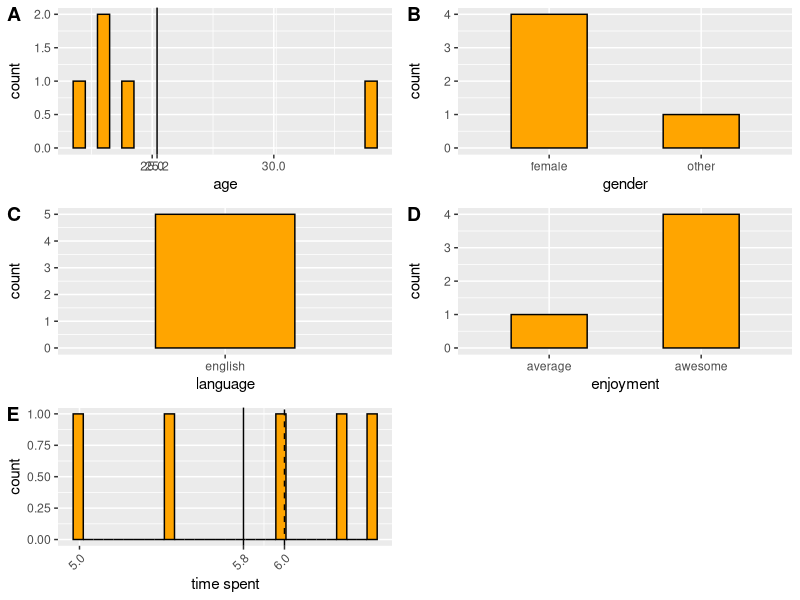
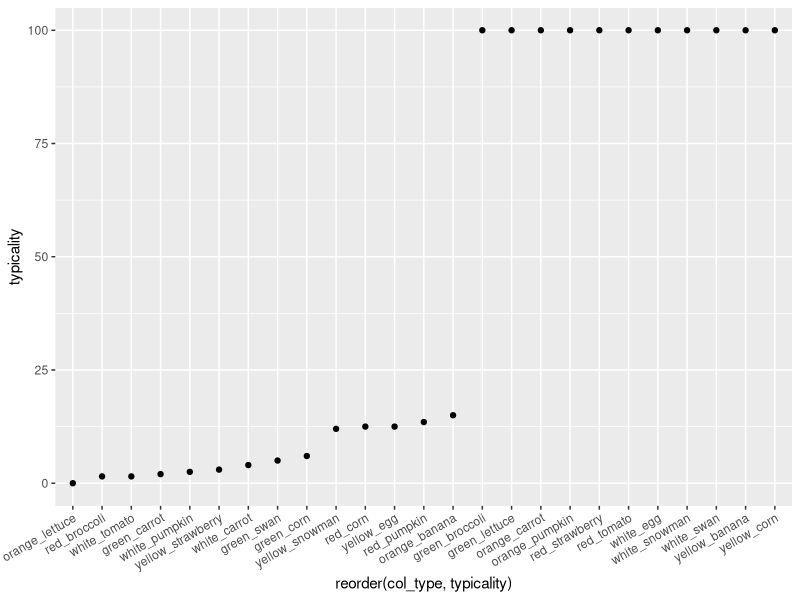
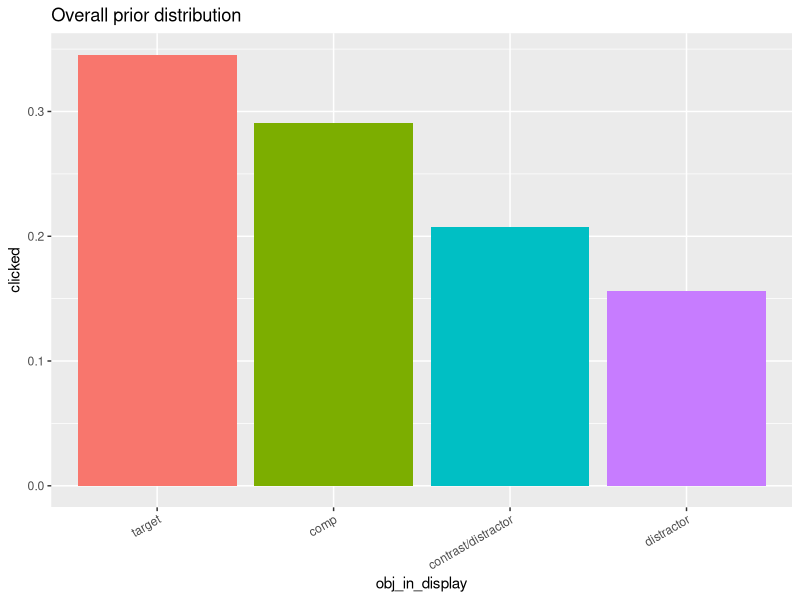
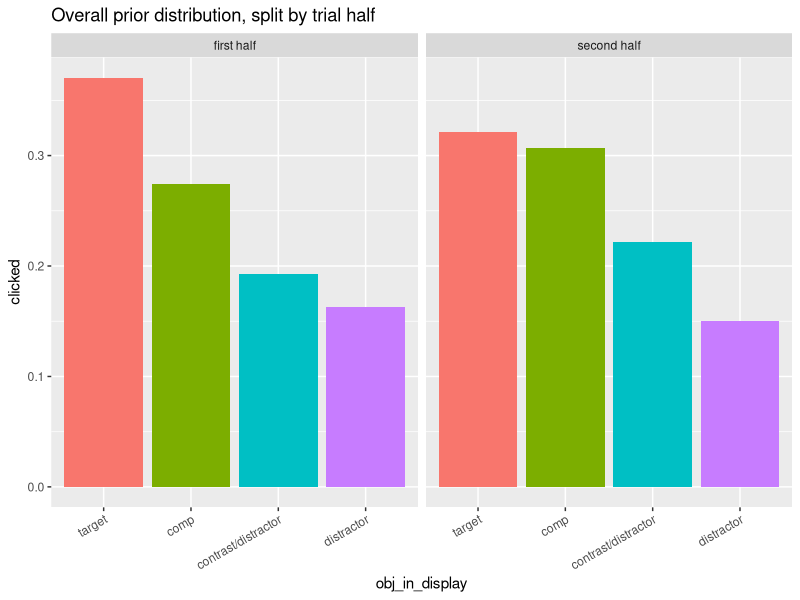
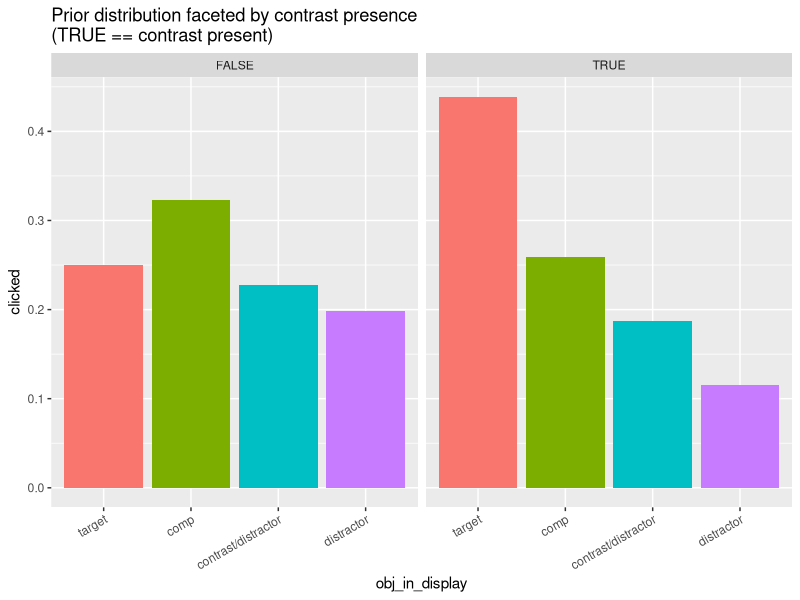
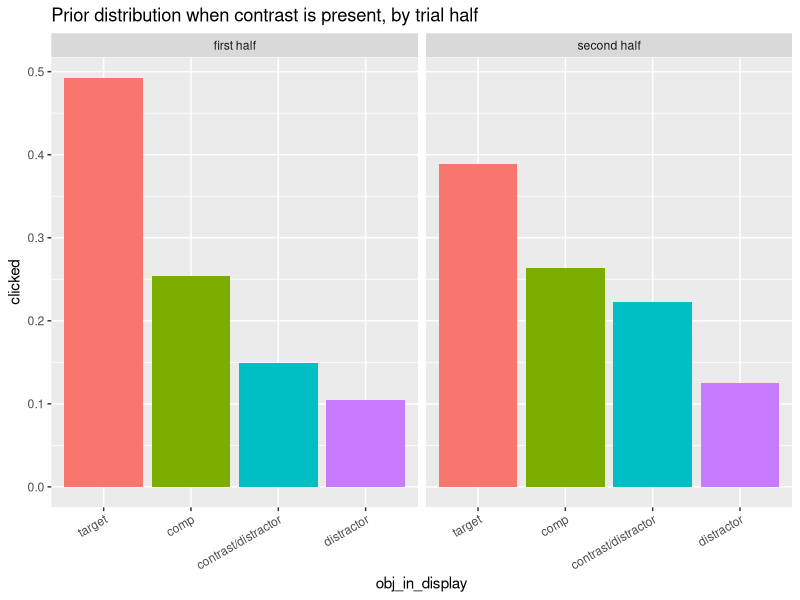
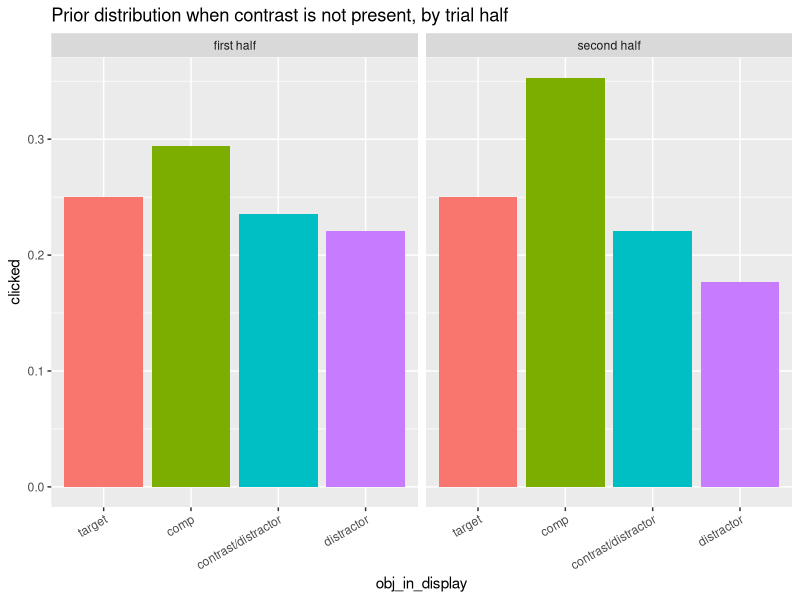
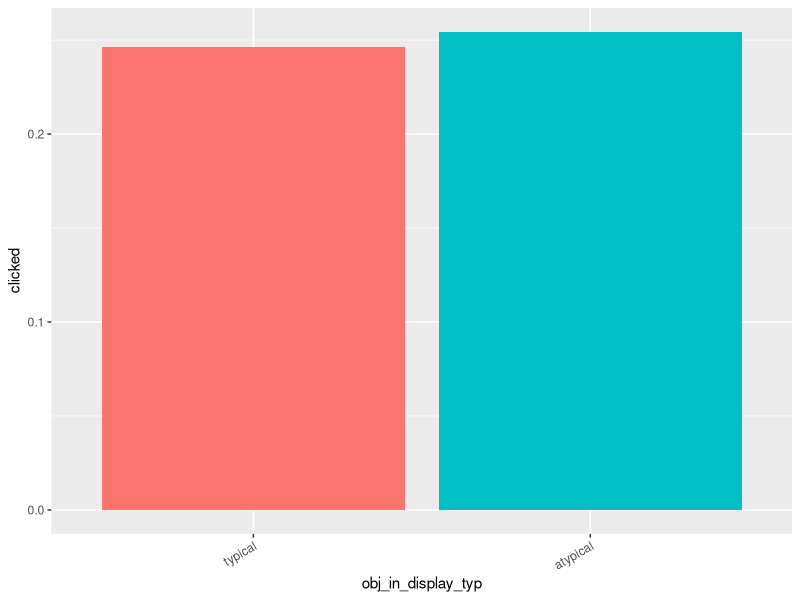

Recreate these plots in R, in order. (Note: this script raises an error after producing the figures.)
## ---- chunk 1
knitr::opts_chunk$set(echo = TRUE)
## ---- chunk 2
library(cowplot)
library(plyr)
library(tidyverse)
library(here)

df_import = read_csv(here("data","03_comprehension","02_main","01_IDT","mock_data.csv")) %>%
  # exclude test
  # weird filter property will exclude NAs
  filter(is.na(comments) | comments != "TEST") %>% 
  # TODO: uncomment for non-mock-data:
  rename(anon_worker_id = submission_id)
## ---- chunk 3
# ggplot(df_import,aes(x=str_to_lower(botresponse))) +
#   geom_histogram(stat="count")
## ---- chunk 4

# TODO: what should the data exclusion be here?
# 1) if hit was reportedly done incorrectly (i.e., HitCorrect)
# 2) if native language is not english
# 3) if comments suggest that the hit was done incorrectly
df_clean = df_import

# number of participants before exclusion (6)
length(unique(df_import$anon_worker_id))
# number of participants after exclusion (6)
length(unique(df_clean$anon_worker_id))


df = df_clean %>%
  # select(-startDate,-botresponse,-HitCorrect)
  select(-startDate,-HitCorrect)
## ---- chunk 5
# other info
engl_spellings = c("english", "englis", "eng", "engilsh", "englsh", "en")

df_subj = df_clean %>% 
  select(age,gender,languages,enjoyment,timeSpent,HitCorrect,comments,anon_worker_id) %>% 
  distinct() %>% 
  mutate_at(vars(languages), funs(str_to_lower(.))) %>% 
  mutate_at(vars(languages), funs(ifelse(. %in% engl_spellings, "english", .))) %>% 
  mutate(lang=ifelse(languages == "english","english","other")) %>% 
  mutate_at(vars(age), funs(as.integer(.))) %>% 
  mutate_at(vars(enjoyment), 
            funs(ifelse(.==1,"average",
                        ifelse(.==2,"awesome","other"))))

mean_age = round(mean(df_subj$age),digits = 1)
p_age = ggplot(df_subj,aes(x=age)) +
  geom_bar(width = .5,
           fill = "orange",
           color = "black") +
  geom_vline(xintercept= mean_age) +
  scale_x_continuous(breaks=c(25,30,35,mean_age))

p_gen = ggplot(df_subj,aes(x=gender)) +
  geom_bar(width = .5,
           fill = "orange",
           color = "black")

p_lang = ggplot(df_subj,aes(x=lang)) +
  geom_bar(width = .5,
           fill = "orange",
           color = "black") +
  xlab("language")
  # theme(axis.text.x = element_text(angle=45,hjust=1))

p_enj = ggplot(df_subj,aes(x=enjoyment)) +
  geom_bar(width = .5,
           fill = "orange",
           color = "black")

mean_time = round(mean(df_subj$timeSpent), digits = 1)
median_time = round(median(df_subj$timeSpent), digits = 1)
p_time = ggplot(df_subj,aes(x=timeSpent)) +
  geom_histogram(fill = "orange",
           color = "black") +
  geom_vline(xintercept=mean_time) +
  geom_vline(xintercept=median_time,linetype="dashed") +
  scale_x_continuous(breaks=c(median_time,mean_time,floor(0),floor(1),floor(2),floor(3),floor(5),floor(10))) +
  xlab("time spent") +
  theme(axis.text.x = element_text(angle = 45, hjust = 1))

plot_grid(p_age,p_gen,p_lang,p_enj,p_time, labels = "AUTO", ncol = 2, align = 'v')

## ---- chunk 6

typ_data = read_csv(here("data","01_norming","02_main","typicality_data.csv"))

ggplot(typ_data, aes(x=reorder(col_type,typicality), y=typicality)) +
  geom_point() +
  theme(axis.text.x = element_text(angle = 30, hjust = 1))

typ_obj = typ_data %>% 
  filter(typicality > 50) %>% 
  select(col_type)
atyp_obj = typ_data %>% 
  filter(typicality < 50) %>% 
  select(col_type)

## ---- chunk 7

df_main = df %>% 
  # select main trials
  filter(trial_type == "critical" | trial_type == "filler") %>% 
  # select columns relevant for main trials
  select(trial_type,refObject,context_id,condition,utterance,utterance_cat,target,comp,contrast,distractor,pos1,pos2,pos3,pos4,selectedItem_prior,selectedItem1,selectedItem2,reaction_time_prior,reaction_time1,reaction_time2,anon_worker_id,trial_number) %>% 
  # encode which contexts have a contrast
  mutate(contrast_present = str_detect(condition,"p")) %>% 
  # split data into trial halves per participants
  mutate(trial_half = ifelse(trial_number < max(trial_number)/2, "first half", "second half")) %>% 
  mutate(
    target_typ = case_when(
      target %in% typ_obj$col_type ~ "typical",
      target %in% atyp_obj$col_type ~ "atypical",
      TRUE ~ "other"),
    comp_typ = case_when(
      comp %in% typ_obj$col_type ~ "typical",
      comp %in% atyp_obj$col_type ~ "atypical",
      TRUE ~ "other"),
    contr_typ = case_when(
      contrast %in% typ_obj$col_type ~ "typical",
      contrast %in% atyp_obj$col_type ~ "atypical",
      TRUE ~ "other"),
    distr_typ = case_when(
      distractor %in% typ_obj$col_type ~ "typical",
      distractor %in% atyp_obj$col_type ~ "atypical",
      TRUE ~ "other")
  )

# to investigate selections
df_selec = df_main %>%
  # reformat df 
  gather(timeStep_selec,selectedItem,selectedItem_prior,selectedItem1,selectedItem2) %>%
  # remove selectedItem2 rows when referring expression was unmodified
  # because this is always NaN
  filter(!(timeStep_selec == "selectedItem2" & utterance_cat == "unmodified")) %>% 
  # if there were multiple selections (which are separated by commas),
  # select the last one
  mutate(lastSelectedItem = sapply(str_split(selectedItem,","),tail,1)) %>% 
  # mark the ones that had multiple selections
  mutate(mult_selec = str_detect(selectedItem, ",")) %>% 
  # encode the clicked type of the object
  mutate(clickedType = case_when(
    lastSelectedItem == target ~ "target",
    lastSelectedItem == comp ~ "comp",
    lastSelectedItem == contrast  ~ "contrast/distractor",
    lastSelectedItem == distractor ~ "distractor",
    TRUE ~ "other"
  )) %>% 
  # order them according to relevance for later plotting
  mutate_at(vars(clickedType), funs(factor(., levels=c("target", "comp", "contrast/distractor", "distractor"))))

df_objselec = df_selec %>% 
  # for calculation of proportion and CIs, duplicate each trial such that each row represents an object the participant could have clicked on (4 rows for the 4 objects)
  slice(rep(1:n(), each = 4)) %>%
  # each row receives now one out of the 4 objects labels, such that the 4 rows for this trial are identical except for this label
  mutate(obj_in_display = rep_len(c("target", "comp", "contrast/distractor", "distractor"), length.out=n())) %>% 
  # create a one-hot vector that is 1 for the object that was actually clicked on
  mutate(clicked = ifelse(clickedType==obj_in_display,1,0)) %>% 
  mutate_at(vars(obj_in_display), funs(factor(., levels=c("target", "comp", "contrast/distractor", "distractor"))))
  # select(trial_type, condition, context_id, anon_worker_id, timeStep_selec, obj_in_display, clicked, clickedType, trial_half, contrast_present, lastSelectedItem)

# bug check: are there "other" references? -- there shouldn't be
unique(df_selec$clickedType)
unique(df_objselec$obj_in_display)

## ---- chunk 8

df_prior = df_objselec %>%
  filter(timeStep_selec == "selectedItem_prior")

## ---- chunk 9

ggplot(df_prior, aes(x=obj_in_display, y=clicked, fill=obj_in_display)) +
  stat_summary(fun.y = "mean", 
               geom = "bar") +
  stat_summary(fun.data = "mean_cl_boot",
               geom = "errorbar",
               color = "black",
               size = .3,
               width = 0.3) +
  theme(axis.text.x = element_text(angle = 30, hjust = 1)) +
  theme(legend.position = "none") +
  ggtitle("Overall prior distribution")

ggplot(df_prior, aes(x=obj_in_display, y=clicked, fill=obj_in_display)) +
  facet_wrap(vars(trial_half)) +
  stat_summary(fun.y = "mean",
               geom = "bar") +
  stat_summary(fun.data = "mean_cl_boot",
               geom = "errorbar",
               color = "black",
               size = .3,
               width = 0.3) +
  theme(axis.text.x = element_text(angle = 30, hjust = 1)) +
  theme(legend.position = "none") +
  ggtitle("Overall prior distribution, split by trial half")

## ---- chunk 10

# Do the prior distributions of clicks change dependent on contrast presence?
ggplot(df_prior, aes(x=obj_in_display, y=clicked, fill=obj_in_display)) +
  facet_wrap(vars(contrast_present)) +
  stat_summary(fun.y = "mean", 
               geom = "bar") +
  stat_summary(fun.data = "mean_cl_boot",
               geom = "errorbar",
               color = "black",
               size = .3,
               width = 0.3) +
  theme(axis.text.x = element_text(angle = 30, hjust = 1)) +
  theme(legend.position = "none") +
  ggtitle("Prior distribution faceted by contrast presence \n(TRUE == contrast present)")

# If a contrast is present, do the prior distributions change between the first and 
# second half of the experiment?
ggplot(df_prior[df_prior$contrast_present,], aes(x=obj_in_display, y=clicked, fill=obj_in_display)) +
  facet_wrap(vars(trial_half)) +
  stat_summary(fun.y = "mean", 
               geom = "bar") +
  stat_summary(fun.data = "mean_cl_boot",
               geom = "errorbar",
               color = "black",
               size = .3,
               width = 0.3) +
  theme(axis.text.x = element_text(angle = 30, hjust = 1)) +
  theme(legend.position = "none") +
  ggtitle("Prior distribution when contrast is present, by trial half")

# If a contrast is NOT present, do the prior distributions change between the first and 
# second half of the experiment?
ggplot(df_prior[!df_prior$contrast_present,], aes(x=obj_in_display, y=clicked, fill=obj_in_display)) +
  facet_wrap(vars(trial_half)) +
  stat_summary(fun.y = "mean", 
               geom = "bar") +
  stat_summary(fun.data = "mean_cl_boot",
               geom = "errorbar",
               color = "black",
               size = .3,
               width = 0.3) +
  theme(axis.text.x = element_text(angle = 30, hjust = 1)) +
  theme(legend.position = "none") +
  ggtitle("Prior distribution when contrast is not present, by trial half")
## ---- chunk 11

df_prior_typicality = df_prior %>% 
  mutate(obj_in_display_typ = case_when(
    obj_in_display == "target" ~ target_typ,
    obj_in_display == "comp" ~ comp_typ,
    obj_in_display == "contrast/distractor" ~ contr_typ,
    obj_in_display == "distractor" ~ distr_typ,
    TRUE ~ "other"
  )) %>% 
  mutate_at(vars(obj_in_display_typ), funs(factor(., levels=c("typical", "atypical", "other"))))

ggplot(df_prior_typicality, aes(x=obj_in_display_typ, y=clicked, fill=obj_in_display_typ)) +
  stat_summary(fun.y = "mean", 
               geom = "bar") +
  stat_summary(fun.data = "mean_cl_boot",
               geom = "errorbar",
               color = "black",
               size = .3,
               width = 0.3) +
  theme(axis.text.x = element_text(angle = 30, hjust = 1)) +
  theme(legend.position = "none")

## ---- chunk 12
df_prior_pos = df_prior %>%
  mutate_at(vars(pos1,pos2,pos3,pos4), funs(ifelse(. == "contrast", "contrast/distractor", .))) %>% 
  mutate(clicked_obj_pos = case_when(
    obj_in_display == pos1 ~ "upper left",
    obj_in_display == pos2 ~ "upper right",
    obj_in_display == pos3 ~ "lower left",
    obj_in_display == pos4 ~ "lower right",
    TRUE ~ "other"
  ))

ggplot(df_prior_pos, aes(x=clicked_obj_pos, y=clicked, fill=clicked_obj_pos)) +
  stat_summary(fun.y = "mean", 
               geom = "bar") +
  stat_summary(fun.data = "mean_cl_boot",
               geom = "errorbar",
               color = "black",
               size = .3,
               width = 0.3) +
  theme(axis.text.x = element_text(angle = 30, hjust = 1)) +
  theme(legend.position = "none")
## ---- chunk 13

df_adj = df_objselec %>%
  filter(timeStep_selec == "selectedItem1",
         trial_type == "critical")

## ---- chunk 14

# number of wrong selections
df_adj %>% 
  filter(clicked & (clickedType == "contrast/distractor" | clickedType == "distractor")) %>% 
  nrow()

ggplot(df_adj, aes(x=obj_in_display, y=clicked, fill=obj_in_display)) +
  stat_summary(fun.y = "mean", 
               geom = "bar") +
  stat_summary(fun.data = "mean_cl_boot",
               geom = "errorbar",
               color = "black",
               size = .3,
               width = 0.3) +
  theme(axis.text.x = element_text(angle = 30, hjust = 1)) +
  theme(legend.position = "none")

## ---- chunk 15
df_ttp_ttn = df_adj %>% 
  filter(condition == "ttp" | condition == "ttn")

# prior distribution
df_prior %>% 
  filter(trial_type == "critical",
         condition == "ttp" | condition == "ttn") %>% 
  ggplot(aes(x=obj_in_display, y=clicked, fill=obj_in_display)) +
    facet_wrap(vars(condition)) +
    stat_summary(fun.y = "mean", 
                 geom = "bar") +
    stat_summary(fun.data = "mean_cl_boot",
                 geom = "errorbar",
                 color = "black",
                 size = .3,
                 width = 0.3) +
    theme(axis.text.x = element_text(angle = 30, hjust = 1)) +
    ggtitle("Prior distribution") +
    theme(legend.position = "none")

# after adjective distribution
ggplot(df_ttp_ttn, aes(x=obj_in_display, y=clicked, fill=obj_in_display)) +
  facet_wrap(vars(condition)) +
  stat_summary(fun.y = "mean", 
               geom = "bar") +
  stat_summary(fun.data = "mean_cl_boot",
               geom = "errorbar",
               color = "black",
               size = .3,
               width = 0.3) +
  theme(axis.text.x = element_text(angle = 30, hjust = 1)) +
  ggtitle("After adjective distribution") +
  theme(legend.position = "none")

## ---- chunk 16
df_ttp_ttn = df_adj %>% 
  filter(condition == "aap" | condition == "aan")

# prior distribution
df_prior %>% 
  filter(trial_type == "critical",
         condition == "aap" | condition == "aan") %>% 
  ggplot(aes(x=obj_in_display, y=clicked, fill=obj_in_display)) +
    facet_wrap(vars(condition)) +
    stat_summary(fun.y = "mean", 
                 geom = "bar") +
    stat_summary(fun.data = "mean_cl_boot",
                 geom = "errorbar",
                 color = "black",
                 size = .3,
                 width = 0.3) +
    theme(axis.text.x = element_text(angle = 30, hjust = 1)) +
    ggtitle("Prior distribution") +
    theme(legend.position = "none")

# after adjective distribution
ggplot(df_ttp_ttn, aes(x=obj_in_display, y=clicked, fill=obj_in_display)) +
  facet_wrap(vars(condition)) +
  stat_summary(fun.y = "mean", 
               geom = "bar") +
  stat_summary(fun.data = "mean_cl_boot",
               geom = "errorbar",
               color = "black",
               size = .3,
               width = 0.3) +
  theme(axis.text.x = element_text(angle = 30, hjust = 1)) +
  ggtitle("After adjective distribution") +
  theme(legend.position = "none")

## ---- chunk 17
df_atp_ttn = df_adj %>% 
  filter(condition == "atp" | condition == "tan")

# prior distribution
df_prior %>% 
  filter(trial_type == "critical",
         condition == "atp" | condition == "tan") %>% 
  ggplot(aes(x=obj_in_display, y=clicked, fill=obj_in_display)) +
    facet_wrap(vars(condition)) +
    stat_summary(fun.y = "mean", 
                 geom = "bar") +
    stat_summary(fun.data = "mean_cl_boot",
                 geom = "errorbar",
                 color = "black",
                 size = .3,
                 width = 0.3) +
    theme(axis.text.x = element_text(angle = 30, hjust = 1)) +
    ggtitle("Prior distribution") +
    theme(legend.position = "none")

# after adjective distribution
ggplot(df_atp_ttn, aes(x=obj_in_display, y=clicked, fill=obj_in_display)) +
  facet_wrap(vars(condition)) +
  stat_summary(fun.y = "mean", 
               geom = "bar") +
  stat_summary(fun.data = "mean_cl_boot",
               geom = "errorbar",
               color = "black",
               size = .3,
               width = 0.3) +
  theme(axis.text.x = element_text(angle = 30, hjust = 1)) +
  ggtitle("After adjective distribution") +
  theme(legend.position = "none")

## ---- chunk 18
# prior distribution
df_prior %>% 
  filter(contrast_present) %>% 
  ggplot(aes(x=obj_in_display, y=clicked, fill=obj_in_display)) +
    stat_summary(fun.y = "mean", 
                 geom = "bar") +
    stat_summary(fun.data = "mean_cl_boot",
                 geom = "errorbar",
                 color = "black",
                 size = .3,
                 width = 0.3) +
    theme(axis.text.x = element_text(angle = 30, hjust = 1)) +
    ggtitle("Prior distribution") +
    theme(legend.position = "none")

# after adjective distribution
df_adj %>% 
  filter(contrast_present) %>% 
  ggplot(aes(x=obj_in_display, y=clicked, fill=obj_in_display)) +
    stat_summary(fun.y = "mean", 
                 geom = "bar") +
    stat_summary(fun.data = "mean_cl_boot",
                 geom = "errorbar",
                 color = "black",
                 size = .3,
                 width = 0.3) +
    theme(axis.text.x = element_text(angle = 30, hjust = 1)) +
    ggtitle("After adjective distribution") +
    theme(legend.position = "none")

## ---- chunk 19

df_adj_typicality = df_adj %>% 
  mutate(obj_in_display_typ = case_when(
    obj_in_display == "target" ~ target_typ,
    obj_in_display == "comp" ~ comp_typ,
    obj_in_display == "contrast/distractor" ~ contr_typ,
    obj_in_display == "distractor" ~ distr_typ,
    TRUE ~ "other"
  )) %>% 
  mutate_at(vars(obj_in_display_typ), funs(factor(., levels=c("typical", "atypical", "other")))) %>% 
  filter(condition == "atp" | condition == "atn")

ggplot(df_adj_typicality, aes(x=obj_in_display_typ, y=clicked, fill=obj_in_display_typ)) +
  stat_summary(fun.y = "mean", 
               geom = "bar") +
  stat_summary(fun.data = "mean_cl_boot",
               geom = "errorbar",
               color = "black",
               size = .3,
               width = 0.3) +
  theme(axis.text.x = element_text(angle = 30, hjust = 1)) +
  theme(legend.position = "none")

## ---- chunk 20
# prior distribution
df_prior %>% 
  filter(condition == "ttp" | condition == "aap") %>% 
  ggplot(aes(x=obj_in_display, y=clicked, fill=obj_in_display)) +
    stat_summary(fun.y = "mean", 
                 geom = "bar") +
    stat_summary(fun.data = "mean_cl_boot",
                 geom = "errorbar",
                 color = "black",
                 size = .3,
                 width = 0.3) +
    theme(axis.text.x = element_text(angle = 30, hjust = 1)) +
    ggtitle("Prior distribution") +
    theme(legend.position = "none")

# after adjective distribution
df_adj %>% 
  filter(condition == "ttp" | condition == "aap") %>% 
  ggplot(aes(x=obj_in_display, y=clicked, fill=obj_in_display)) +
    stat_summary(fun.y = "mean", 
                 geom = "bar") +
    stat_summary(fun.data = "mean_cl_boot",
                 geom = "errorbar",
                 color = "black",
                 size = .3,
                 width = 0.3) +
    theme(axis.text.x = element_text(angle = 30, hjust = 1)) +
    ggtitle("After adjective distribution") +
    theme(legend.position = "none")
## ---- chunk 21

df_adj_typicality %>% 
  filter(condition == "atn" | condition == "tan") %>% 
  ggplot(aes(x=obj_in_display_typ, y=clicked, fill=obj_in_display_typ)) +
    stat_summary(fun.y = "mean", 
                 geom = "bar") +
    stat_summary(fun.data = "mean_cl_boot",
                 geom = "errorbar",
                 color = "black",
                 size = .3,
                 width = 0.3) +
    theme(axis.text.x = element_text(angle = 30, hjust = 1)) +
    theme(legend.position = "none")

## ---- chunk 22

ggplot(df_adj, aes(x=obj_in_display, y=clicked, fill=obj_in_display)) +
  facet_wrap(vars(condition), nrow = 2) +
  stat_summary(fun.y = "mean", 
               geom = "bar") +
  stat_summary(fun.data = "mean_cl_boot",
               geom = "errorbar",
               color = "black",
               size = .3,
               width = 0.3) +
  theme(axis.text.x = element_text(angle = 30, hjust = 1)) +
  theme(legend.position = "none")

## ---- chunk 23

df_noun = df_objselec %>%
  filter(timeStep_selec == "selectedItem2",
         trial_type == "critical")

## ---- chunk 24

df_noun %>% 
  filter(clicked & clickedType != "target") %>% 
  nrow()

ggplot(df_noun, aes(x=obj_in_display, y=clicked, fill=obj_in_display)) +
  stat_summary(fun.y = "mean", 
               geom = "bar") +
  stat_summary(fun.data = "mean_cl_boot",
               geom = "errorbar",
               color = "black",
               size = .3,
               width = 0.3) +
  theme(axis.text.x = element_text(angle = 30, hjust = 1)) +
  theme(legend.position = "none")

## ---- chunk 25

df_rt = df_noun %>% 
  gather(timeStep_rt, rt, reaction_time_prior, reaction_time1, reaction_time2) %>% 
  mutate(rt_shortened = sapply(str_split(rt,","),tail,1)) %>%
  mutate_at(vars(rt_shortened), funs(as.integer(.))) %>% 
  filter(condition == "atp" | condition == "tan")

ggplot(df_rt, aes(x=condition, y=rt_shortened)) + 
  geom_point(alpha=0.5, position="jitter") +
  # ylim(0,5000) +
  stat_summary(fun.y = "mean", colour = "red", size = 1, geom = "point") +
  stat_summary(fun.data = "mean_cl_boot", colour = "red", size = 1)

## ---- chunk 26

df_multselec = df_noun %>% 
  filter(clicked & mult_selec)

nrow(df_multselec)
table(df_multselec$condition)

## ---- chunk 27

df_targetpos = df_objselec %>% 
  gather(position, obj_in_pos, pos1, pos2, pos3, pos4) %>% 
  mutate(target_pos = ifelse(obj_in_pos == "target", 1, 0))

ggplot(df_targetpos, aes(x=position, y=target_pos, fill=position)) +
  stat_summary(fun.y = "mean", 
               geom = "bar") +
  stat_summary(fun.data = "mean_cl_boot",
               geom = "errorbar",
               color = "black",
               size = .3,
               width = 0.3) +
  theme(axis.text.x = element_text(angle = 30, hjust = 1)) +
  theme(legend.position = "none")

## ---- chunk 28

# Multiple selection analysis

df_mult = df_objselec %>% 
  filter(trial_type=='critical') %>% 
  filter(clicked & mult_selec)

nrow(df_mult)
table(df_mult$timeStep_selec)
table(df_mult$condition)
table(df_mult$trial_half)

# Error analysis

df_error = df_objselec %>% 
  filter(trial_type=='critical',
         clicked) %>% 
  mutate(adj_error = ifelse(timeStep_selec == "selectedItem1" & (clickedType == "contrast/distractor" | clickedType == "distractor"), T, F)) %>% 
  mutate(noun_error = ifelse(timeStep_selec == "selectedItem2" & clickedType != "target", T, F)) %>% 
  mutate(overall_error = ifelse(adj_error | noun_error, T, F)) %>% 
  filter(overall_error)
  
nrow(df_error)
table(df_error$timeStep_selec)
table(df_error$condition)
table(df_error$trial_half)

## ---- chunk 29

df_practice = df %>% 
  filter(trial_type == "practice") %>% 
  select(condition,utterance,target,comp,contrast,distractor,pos1,pos2,pos3,pos4,anon_worker_id)

## ---- chunk 30

color = "yellow|red|green"

df_mod = df_practice %>% 
  mutate_at(vars(condition),funs(ifelse(. == "contrast_present", T, F))) %>% 
  rename(contrast_present = condition) %>% 
  mutate(modifier_use = str_detect(utterance,color))

# df_mod[!df_mod$modifier_use,c("utterance")]

df_modplot = df_mod %>% 
  group_by(contrast_present) %>% 
  summarize(modProp = sum(modifier_use)/n())

ggplot(df_modplot, aes(x=contrast_present, y=modProp)) +
  geom_col()

